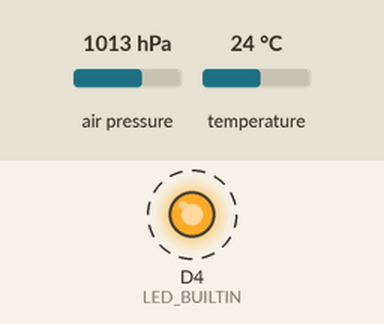
Bench run of a sketch on a simulated ESP8266 (NodeMCU). Parts: output pins drawn as LEDs (lit = HIGH, except the on-board LED, lit = LOW). Dashed ring = blinking. Inputs (shaded band) come from the test bench; at power-on: air pressure 1013 hPa, temperature 24 °C. What the sketch prints to the serial monitor is not drawn.

Above: at 0.5 s.
Timing chart, 0 to 4.6 s (numbered marks = the images above):
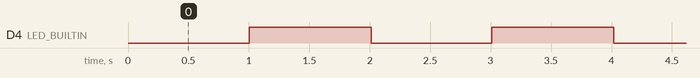

The sketch:

Sensor_BMP280.ino
```cpp
/*

   Exemplo IBM Watson IoT Platform
   Hardware: new NodeMCU LoLin V3 + BMP280
   Logica:
   1. efetua conexao com a rede WiFi
   2. obtem as grandezas de temperatura, pressao e altitude do sensor BMP280
   3. conecta no servidor MQTT quickstart do IBM Watson IoT Platform
   4. publica a JSON string para o topico quickstart:MAC_ADDRESS
   referencias Bluemix e IoTF:
   Author: Ant Elder
   https://developer.ibm.com/recipes/tutorials/connect-an-esp8266-with-the-arduino-sdk-to-the-ibm-iot-foundation/

   referencias conversao float para string
   http://www.hobbytronics.co.uk/arduino-float-vars
   http://forum.carriots.com/index.php/topic/61-wireless-gardening-with-arduino-cc3000-wifi-modules/page-2

*/

#include <ESP8266WiFi.h>
#include <PubSubClient.h>
#include <Wire.h>
#include <Adafruit_Sensor.h>
#include <Adafruit_BMP280.h>

//declaração objetos e variáveis globais.
Adafruit_BMP280 bmp;

//atualize SSID e senha WiFi
const char* ssid = "HackaTruckVisitantes";
const char* password = "";

//D4 only for Lolin board
#define LED_BUILTIN D4

//Atualize os valores de Org, device type, device id e token
// #define ORG "ORG_ID"
// #define DEVICE_TYPE "Tipo_Dispositivo"
// #define DEVICE_ID "ID_dispositivo"
// #define TOKEN "token Dispositivo"

//broker messagesight server
// char server[] = ORG ".messaging.internetofthings.ibmcloud.com";
// char topic[] = "iot-2/evt/status/fmt/json";
// char authMethod[] = "use-token-auth";
// char token[] = TOKEN;
// char clientId[] = "d:" ORG ":" DEVICE_TYPE ":" DEVICE_ID;

float pressao = 0.0;
float altitude = 0.0;
float temperatura = 0.0;

char pressaostr[6];
char altitudestr[6];
char temperaturastr[6];


//WiFiClient wifiClient;
//PubSubClient client(server, 1883, NULL, wifiClient);

void setup() {
  Wire.begin((int) SDA , (int) SCL);
  Serial.begin(115200);
  Serial.println();
  Serial.println("Iniciando...");
/*
  Serial.print("Conectando na rede WiFi ");
  Serial.print(ssid);
  WiFi.begin(ssid, password);
  while (WiFi.status() != WL_CONNECTED) {
    delay(500);
    Serial.print(".");
  }
  Serial.println("");
  Serial.print("[INFO] Conectado WiFi IP: ");
  Serial.println(WiFi.localIP());
*/
  pinMode(LED_BUILTIN, OUTPUT);

  //--------------------------BMP280------------------------

  if (!bmp.begin(0x76))
  {
    Serial.println("Sensor BMP 280 nao encontrado. Reinicialize o Arduino.");
    while (1)
     yield();
  }

}

void loop() {

  /*if (!!!client.connected()) {
    Serial.print("Reconnecting client to ");
    Serial.println(server);
    while (!!!client.connect(clientId, authMethod, token)) {
      Serial.print(".");
      delay(500);
    }
    Serial.println();
  }*/

  // Lê e imprime os valores de temperatura, pressão e altitude
  Serial.print("Temperatura = ");
  Serial.print(bmp.readTemperature());
  Serial.println(" *C");

  Serial.print("Pressao = ");
  Serial.print(bmp.readPressure());
  Serial.println(" Pa");

  Serial.print("Altitude = ");
  Serial.print(bmp.readAltitude());
  Serial.println(" m");
  // Pisca o LED embutido
  digitalWrite(LED_BUILTIN, LOW);
  delay(1000);
  digitalWrite(LED_BUILTIN, HIGH);
  delay(500);
  getData();

  // Conversao Floats para Strings
  char TempString[32];  //  array de character temporario

  // dtostrf( [Float variable] , [Minimum SizeBeforePoint] , [sizeAfterPoint] , [WhereToStoreIt] )
  dtostrf(temperatura, 2, 1, TempString);
  String temperaturastr =  String(TempString);
  dtostrf(pressao, 2, 2, TempString);
  String pressaostr =  String(TempString);
  dtostrf(altitude, 2, 2, TempString);
  String altitudestr =  String(TempString);

  // Prepara JSON para IOT Platform
  //int length = 0;

  /*String payload = "{\"d\":{\"temperatura\": \"" + String(temperaturastr) + "\",\"pressao\":\"" + String(pressaostr) + "\",\"altitude\":\"" + String(altitudestr) + "\"}}";

  length = payload.length();
  Serial.print(F("\nData length"));
  Serial.println(length);

  Serial.print("Sending payload: ");
  Serial.println(payload);

  if (client.publish(topic, (char*) payload.c_str())) {
    Serial.println("Publish ok");
    digitalWrite(LED_BUILTIN, LOW);
    delay(1000);
    digitalWrite(LED_BUILTIN, HIGH);
    delay(1000);
  } else {
    Serial.println("Publish failed");
  }
  */
  delay(500);
}
void getData() {
 // Lê os valores do sensor BMP280 e os armazena nas variáveis globais
  pressao = (float)bmp.readPressure();
  altitude = (float)bmp.readAltitude();
  temperatura = (float)bmp.readTemperature();
// Converte os valores em strings usando dtostrf
  dtostrf(pressao, 6, 0, pressaostr);
  dtostrf(altitude, 6, 0, altitudestr);
  dtostrf(temperatura, 6, 0, temperaturastr);
}
```

Measured:
- by itself, D4 (LED_BUILTIN): alternates HIGH for 1.0 s and LOW for 1.0 s
